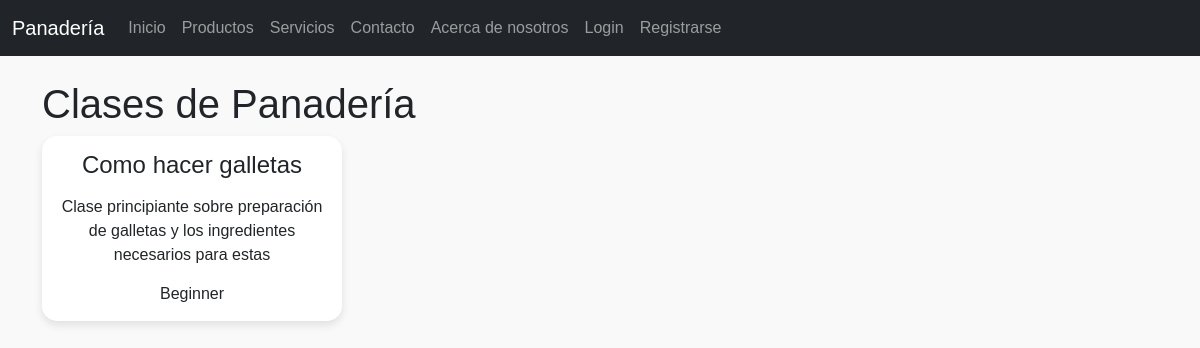
The page /bakery_classes/ on the database as committed earlier.
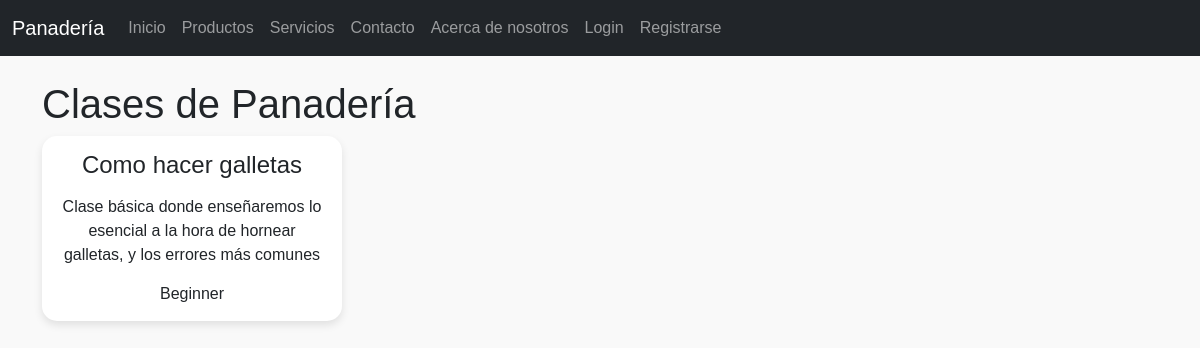
The same page on the database as committed later.
### ProyectoMenu/models.py (models this page shows, shortened)
class BakeryClass(models.Model):
    CLASS_LEVELS =[
        ('Beginner', 'Beginner'),
        ('Mid', 'Mid'),
        ('Advanced', 'Advanced'),
    ]
    name = models.CharField(max_length=100)
    description = models.TextField()
    class_level = models.CharField(max_length=20, choices=CLASS_LEVELS)

### ProyectoMenu/views.py (the view)
# urls.py: path('bakery_classes/', views.bakery_classes, name='bakery_classes'),
def bakery_classes(request):
    classes = BakeryClass.objects.all()
    return render(request, 'paginas/bakery_classes.html', {'bakery_classes': classes})

### ProyectoMenu/templates/paginas/bakery_classes.html (shortened to what this page needs)
{% extends 'base.html' %}
{% block contenido %}
    <div class="container mt-4">
        <h1>Clases de Panadería</h1>
        <div class="row">
            {% for clase in bakery_classes %}
                <div class="col-md-4 mb-4">
                    <div class="product-card">
                        <div class="card-body">
                            <h2 class="card-title">{{ clase.name }}</h2>
                            <p class="card-text">{{ clase.description }}</p>
                            <p class="class-level">{{ clase.class_level }}</p>
                        </div>
                    </div>
                </div>
            {% endfor %}
        </div>
    </div>
{% endblock %}

### ProyectoMenu/templates/base.html (shortened to what this page needs)
{% load static %}
<!doctype html>
<html lang="es">
<head>
    <link
        href="https://cdn.jsdelivr.net/npm/bootstrap@5.3.2/dist/css/bootstrap.min.css"
        rel="stylesheet"
    />
    <link rel="stylesheet" href="{% static 'styles/custom.css' %}">
</head>
<body>
    <header>
        <nav class="navbar navbar-expand-lg navbar-dark bg-dark">
            <div class="container-fluid">
                <a class="navbar-brand" href="{% url 'inicio' %}">Panadería</a>
                <div class="collapse navbar-collapse" id="navbarNav">
                    <ul class="navbar-nav">
                        <li class="nav-item">
                            <a class="nav-link" aria-current="page" href="{% url 'inicio' %}">Inicio</a>
                        </li>
                        <li class="nav-item">
                            <a class="nav-link" href="{% url 'productos' %}">Productos</a>
                        </li>
                        <li class="nav-item">
                            <a class="nav-link" href="{% url 'servicios' %}">Servicios</a>
                        </li>
                        <li class="nav-item">
                            <a class="nav-link" href="{% url 'contacto' %}">Contacto</a>
                        </li>
                        <li class="nav-item">
                            <a class="nav-link" href="{% url 'about_us' %}">Acerca de nosotros</a>
                        </li>
                        {% if user.is_authenticated %}
                            {% if user.is_staff %}
                                <li class="nav-item">
                                    <a class="nav-link" href="{% url 'add_product' %}">Añadir Producto</a>
                                </li>
                                <li class="nav-item">
                                    <a class="nav-link" href="{% url 'add_bakery_class' %}">Añadir Clase de Panadería</a>
                                </li>
                                <li class="nav-item">
                                    <a class="nav-link" href="{% url 'tabla_pedidos' %}">Tabla de Pedidos</a>
                                </li>
                            {% endif %}
                            <li class="nav-item">
                                <a class="nav-link" href="{% url 'view_cart' %}">Carrito</a>
                            </li>
                            <li class="nav-item">
                                <a class="nav-link" href="{% url 'purchase_history' %}">Historial de Compras</a>
                            </li>
                            <li class="nav-item">
                                <a class="nav-link" href="{% url 'profile' %}">Perfil</a>
                            </li>
                            <li class="nav-item">
                                <form method="post" action="{% url 'logout' %}">
                                    {% csrf_token %}
                                    <button type="submit" class="btn btn-logout">Logout</button>
                                </form>
                            </li>
                        {% else %}
                            <li class="nav-item">
                                <a class="nav-link" href="{% url 'login' %}">Login</a>
                            </li>
                            <li class="nav-item">
                                <a class="nav-link" href="{% url 'register' %}">Registrarse</a>
                            </li>
                        {% endif %}
                    </ul>
                </div>
            </div>
        </nav>
    </header>
    <main>
        {% block contenido %}  {% endblock %}
    </main>
</body>
</html>

### ProyectoMenu/static/styles/custom.css (style rules this page uses)
body { font-family: Arial, sans-serif; margin: 0; padding: 0; background-color: #f9f9f9; }
.product-card { display: inline-block; background-color: #fff; border-radius: 15px; box-shadow: 0 4px 8px rgba(0, 0, 0, 0.1); max-width: 300px; transition: transform 0.2s; text-align: center; overflow: hidden; position: relative; }
.product-card h2 { font-size: 1.5em; margin: 15px; }
.product-card p { margin: 0 15px 15px; }

Rows that differ between the two databases and show on the page:
changed BakeryClass "Como hacer galletas": description "Clase principiante sobre preparación de galletas y los ingredientes necesarios para estas" → "Clase básica donde enseñaremos lo esencial a la hora de hornear galletas, y los errores más comunes"
